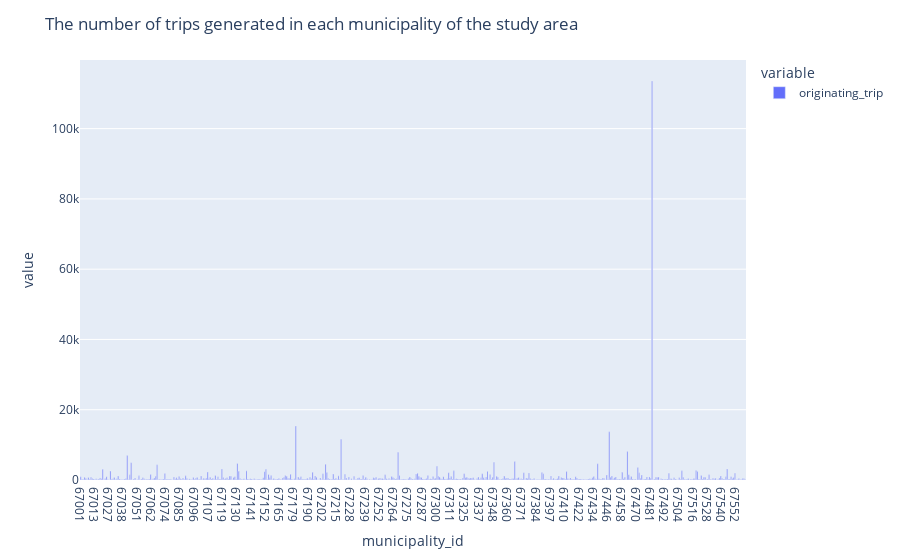

Here is the notebook cell this chart was saved with:
### Markdown cell above
- We plot the number of trips generated for each municipality.

### Code cell
fig = px.bar(gpd_studied_areas_population['originating_trip'])
fig.update_layout(title="The number of trips generated in each municipality of the study area")
fig.show()

### Figure 1 — Plotly figure (JSON) as saved in the notebook; plotly's stock layout.template omitted (floating-point values rounded to 4 significant figures; data arrays with more than 128 entries replaced by an {"elided": "..."} marker saying what was removed)
{"data": [{"alignmentgroup": "True", "hovertemplate": "variable=originating_trip<br>municipality_id=%{x}<br>value=%{y}<extra></extra>", "legendgroup": "originating_trip", "marker": {"color": "#636efa", "pattern": {"shape": ""}}, "name": "originating_trip", "offsetgroup": "originating_trip", "orientation": "v", "showlegend": true, "textposition": "auto", "type": "bar", "x": {"elided": "514 str values"}, "xaxis": "x", "y": {"elided": "514 float values"}, "yaxis": "y"}], "layout": {"barmode": "relative", "legend": {"title": {"text": "variable"}, "tracegroupgap": 0}, "margin": {"t": 60}, "title": {"text": "The number of trips generated in each municipality of the study area"}, "xaxis": {"anchor": "y", "domain": [0, 1], "title": {"text": "municipality_id"}}, "yaxis": {"anchor": "x", "domain": [0, 1], "title": {"text": "value"}}}}
